Frame 1 (no input): blank canvas, image omitted
Frame 60 (the mouse pressed at the canvas centre just before this capture): blank canvas, image omitted
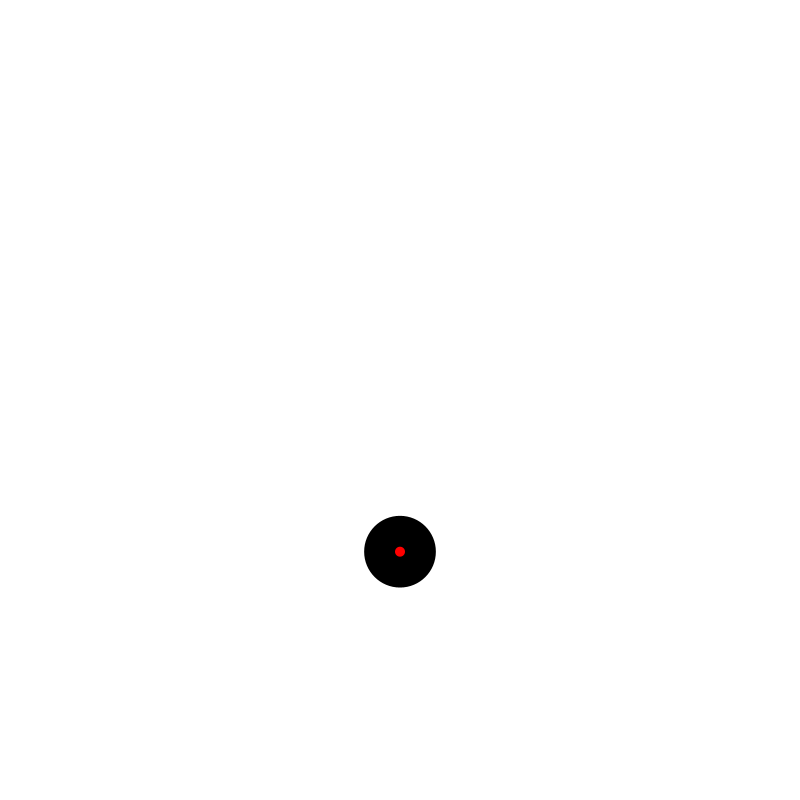
Frame 120 (the mouse held since frame 60 and released just before this capture)

The Processing sketch whose frames 1 and 60 were blank and that drew this single picture after the mouse press (run headless with seeded random() and noise(); from frame 60 on, the mouse is pressed at the canvas centre):

// Processing sketch: accumulateCircle_fin
// ── accumulateCircle_fin.pde
ArrayList<Circle> circles;
float[] gravity = {0, 0.1};
float airFriction = 0.99;
float boundFriction = 0.8;
float collideFriction = 0.5;

void setup() {
  size(800, 800);
  
  circles = new ArrayList<Circle>();
}

void mousePressed() {
  circles.add(new Circle(mouseX, mouseY, random(10, 50)));
}

void draw() {
  background(255);
  for (int idx = 0; idx < circles.size(); idx++) {
    Circle aCircle = circles.get(idx);
    aCircle.update(gravity, airFriction);
    for (int otherIdx = idx + 1;
      otherIdx < circles.size();
      otherIdx++) {
      aCircle.collide(circles.get(otherIdx), collideFriction);
    }
    aCircle.boundary(boundFriction);
    aCircle.display();
  }
}

// ── Circle.pde
class Circle {
  float[] pos;
  float[] vel;
  float rad;

  Circle(float x, float y, float rad) {
    pos = new float[2];
    vel = new float[2];
    init(x, y, rad);
  }

  void init(float x, float y, float rad) {
    pos[0] = x;
    pos[1] = y;
    this.rad = rad;
  }

  void update(float[] force, float friction) {
    for (int idx = 0; idx < 2; idx++) {
      vel[idx] += force[idx];
      pos[idx] += vel[idx];
      vel[idx] *= friction;
    }
  }

  void boundary(float friction) {
    if (pos[0] < rad || pos[0] > width - rad) {
      vel[0] *= -friction;
      if (pos[0] < rad) {
        pos[0] = rad;
      } else {
        pos[0] = width - rad;
      }
    }
    //if (pos[1] < rad || pos[1] > height - rad) {
    if (pos[1] > height - rad) {
      vel[1] *= -friction;
      //if (pos[1] < rad) {
      //  pos[1] = rad;
      //} else {
      pos[1] = height - rad;
      //}
    }
  }

  void collide(Circle other, float friction) {
    float critDist = rad + other.rad;
    float dx = other.pos[0] - pos[0] ;
    float dy = other.pos[1] - pos[1];
    float dist = sqrt(dx * dx + dy * dy);
    if (dist < critDist) {
      float[] normalPos = {dx / dist, dy / dist};
      float overlap = critDist - dist;
      pos[0] -= overlap * normalPos[0];
      pos[1] -= overlap * normalPos[1];
      other.pos[0] += overlap * normalPos[0];
      other.pos[1] += overlap * normalPos[1];
      float[] normalVel = {other.vel[0] - vel[0], other.vel[1] - vel[1]};
      float dotProduct = normalVel[0] * normalPos[0]
        + normalVel[1] * normalPos[1];
      vel[0] += dotProduct * normalPos[0] * friction;
      vel[1] += dotProduct * normalPos[1] * friction;
      other.vel[0] -= dotProduct * normalPos[0] * friction;
      other.vel[1] -= dotProduct * normalPos[1] * friction;
    }
  }

  void display() {
    push();
    translate(pos[0], pos[1]);
    noStroke();
    fill(0);
    circle(0, 0, 2 * rad);
    fill(255, 0, 0);
    circle(0, 0, 10);
    pop();
  }
}
